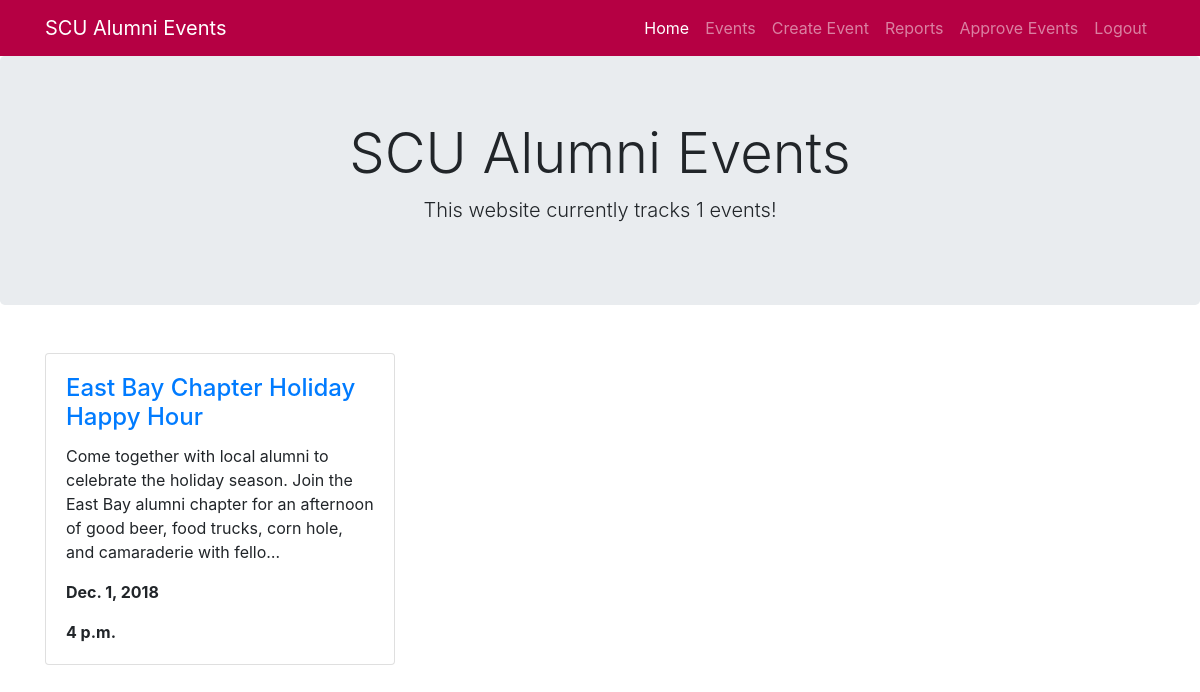
Page /attendance/ (signed in) on the committed database.
### attendance/models.py (models this page shows, shortened)
class Event(models.Model):
    name = models.CharField(max_length=200, help_text='Enter an event name')
    description = models.TextField(
        max_length=1500, help_text='Enter an event description')
    location = models.CharField(
        max_length=75, help_text='Enter location of event')
    date = models.DateField()
    time = models.TimeField()
    numAttend = models.IntegerField(default=0)
    approved = models.BooleanField(default=False)
    event_fName = models.CharField(
        max_length=45, help_text='Enter your first name', null=True)
    event_lName = models.CharField(
        max_length=45, help_text='Enter your last name', null=True)
    event_email = models.EmailField(null=True)
    event_school = models.CharField(
        max_length=50, help_text='Enter school graduated from', null=True)
    event_yearGrad = models.PositiveSmallIntegerField(
        help_text='Enter graduation year', null=True)
    event_major = models.CharField(
        max_length=70, help_text='Enter your major', null=True)

### attendance/views.py (the view)
# urls.py: path('', views.index, name='index'),
def index(request):
    num_future_events = Event.objects.filter(
        date__gte=today).filter(approved=True).count()
    query_set = Event.objects.filter(date__gte=today).filter(
        approved=True).order_by('date', 'time')[:3]
    context = {
        'num_future_events': num_future_events,
        'query_set': query_set
    }
    return render(request, 'index.html', context=context)

### attendance/templates/index.html (shortened to what this page needs)
<!DOCTYPE html>
<html lang="en">
<head>
  <link rel="stylesheet" href="https://stackpath.bootstrapcdn.com/bootstrap/4.1.3/css/bootstrap.min.css">
</head>
<body>
  {% block navbar %}
  <nav class="navbar navbar-expand-lg navbar-dark static-top" style="background-color: #B50043">
    <div class="container">
      <a class="navbar-brand" href="{% url 'index' %}">SCU Alumni Events</a>
      <div class="collapse navbar-collapse" id="navbarResponsive">
        <ul class="navbar-nav ml-auto">
          <li class="nav-item active">
            <a class="nav-link" href="{% url 'index' %}">Home
            </a>
          </li>
          <li class="nav-item">
            <a class="nav-link" href="{% url 'events' %}">Events</a>
          </li>
          <li class="nav-item">
            <a class="nav-link" href="{% url 'new_event' %}">Create Event</a>
          </li>
          <li class="nav-item">
            {% if user.is_superuser %}
            <a class="nav-link" href="{% url 'report' %}">Reports</a>
            {% endif %}
          </li>
          <li class="nav-item">
            {% if user.is_superuser %}
            <a class="nav-link" href="{% url 'approve' %}">Approve Events</a>
            {% endif %}
          </li>
          <li class="nav-item">
            {% if user.is_authenticated %}
            <a class="nav-link" href="{% url 'logout' %}">Logout</a>
            {% else %}
            <a class="nav-link" href="{% url 'login' %}">Login</a>
            {% endif %}
          </li>
        </ul>
      </div>
    </div>
  </nav>
  {% endblock %}
  {% block content %}
  <div class="jumbotron">
    <div class="container">
      <div class="row">
        <div class="col-lg-12 text-center">
          <h1 class="display-4">SCU Alumni Events</h1>
          <p class="lead">This website currently tracks {{num_future_events}} events!</p>
        </div>
      </div>
    </div>
  </div>
  <div class="container">
    {% if query_set %}
    <div class="row mt-5">
      {% for event in query_set %}
      <div class="col-lg-4 col-sm-6 portfolio-item">
        <div class="card">
          <div class="card-body">
            <h4 class="card-title">
              <a href="{% url 'event_detail' event.pk %}">{{ event.name }}</a>
            </h4>
            <p class="card-text">{{ event.description|truncatechars:180 }}</p>
            <p class="card-text"><strong>{{ event.date }}</strong></p>
            <p class="card-text"><strong>{{ event.time }}</strong></p>
          </div>
        </div>
      </div>
      {% endfor %}
    </div>
    {% else %}
    <div class="row">
      <div class="col-lg-12 text-center">
        <p class="lead">There are currently no upcoming events</p>
      </div>
    </div>
    {% endif %}
  </div>
  {% endblock %}
</body>
</html>

### rows in the picture
Event: name "East Bay Chapter Holiday Happy Hour", description "Come together with local alumni to celebrate the holiday season. Join the East Bay alumni chapter for an afternoon of good beer, food trucks, corn hole, and camaraderie with fello…", date "Dec. 1, 2018", time "4 p.m."

### other values in the picture
{{ num_future_events }} "1"
